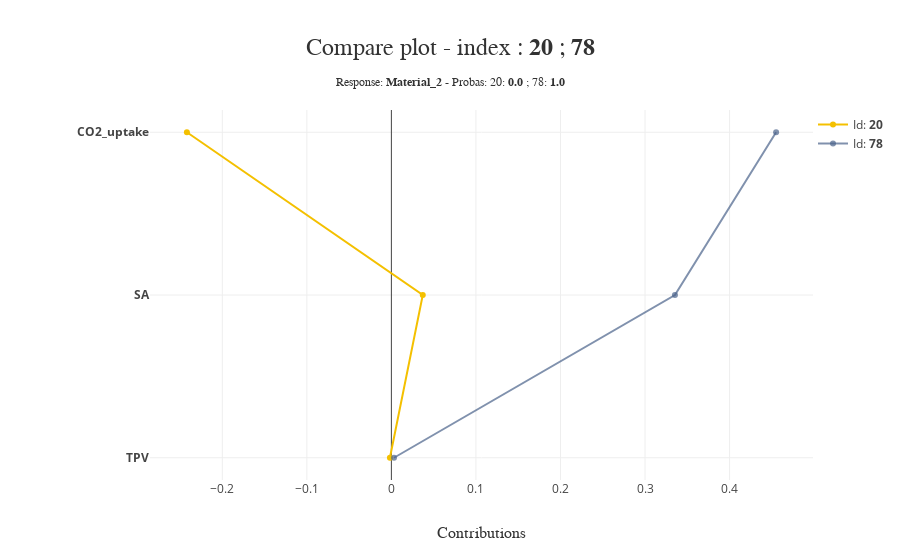

Notebook code cell kept with this figure:
### Code cell
xpl_gb.plot.compare_plot(index=[X.index[20], X.index[78]])

### Figure 1 — Plotly figure (JSON) as saved in the notebook; plotly's stock layout.template omitted (floating-point values rounded to 4 significant figures)
{"data": [{"hoverinfo": "text", "hovertext": ["Id: <b>20</b><br /><b>TPV</b> <br />Contribution: -0.0017 <br />Value: -1.1279069767441863", "Id: <b>20</b><br /><b>SA</b> <br />Contribution: 0.0371 <br />Value: -0.8589311506981223", "Id: <b>20</b><br /><b>CO2_uptake</b> <br />Contribution: -0.2419 <br />Value: -0.055281342546890294"], "marker": {"color": "rgba(244, 192, 0, 1.0)"}, "mode": "lines+markers", "name": "Id: <b>20</b>", "showlegend": true, "type": "scatter", "x": [-0.001742, 0.03713, -0.2419], "y": ["<b>TPV</b>", "<b>SA</b>", "<b>CO2_uptake</b>"]}, {"hoverinfo": "text", "hovertext": ["Id: <b>78</b><br /><b>TPV</b> <br />Contribution: 0.0031 <br />Value: 1.5465116279069768", "Id: <b>78</b><br /><b>SA</b> <br />Contribution: 0.3354 <br />Value: -0.7116032739528165", "Id: <b>78</b><br /><b>CO2_uptake</b> <br />Contribution: 0.4550 <br />Value: -0.7305034550839091"], "marker": {"color": "rgba(74, 99, 138, 0.7)"}, "mode": "lines+markers", "name": "Id: <b>78</b>", "showlegend": true, "type": "scatter", "x": [0.003074, 0.3354, 0.455], "y": ["<b>TPV</b>", "<b>SA</b>", "<b>CO2_uptake</b>"]}], "layout": {"height": 550, "hovermode": "closest", "legend": {"x": 1, "y": 1}, "margin": {"b": 70, "l": 150, "r": 20, "t": 110}, "title": {"font": {"color": "rgb(50, 50, 50)", "family": "Arial", "size": 24}, "text": "Compare plot - index : <b>20</b> ; <b>78</b><span style='font-size: 12px;'><br />Response: <b>Material_2</b> - Probas: 20: <b>0.0</b> ; 78: <b>1.0</b></span>", "x": 0.5, "xanchor": "center", "y": 0.9, "yanchor": "middle"}, "width": 900, "xaxis": {"automargin": true, "autorange": true, "range": [-0.2856, 0.4988], "title": {"font": {"color": "rgb(50, 50, 50)", "family": "Arial Black", "size": 16}, "text": "Contributions"}, "type": "linear"}, "yaxis": {"automargin": true, "autorange": true, "range": [-0.1367, 2.137], "title": {"font": {"color": "rgb(50, 50, 50)", "family": "Arial Black", "size": 16}}, "type": "category"}}}
